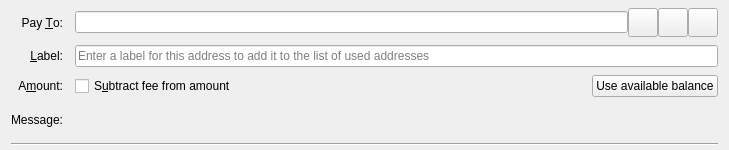
<?xml version="1.0" encoding="UTF-8"?>
<ui version="4.0">
 <class>SendCoinsEntry</class>
 <widget class="QWidget" name="SendCoinsEntry">
  <property name="geometry">
   <rect>
    <x>0</x>
    <y>0</y>
    <width>729</width>
    <height>150</height>
   </rect>
  </property>
  <property name="focusPolicy">
   <enum>Qt::TabFocus</enum>
  </property>
  <property name="autoFillBackground">
   <bool>false</bool>
  </property>
  <layout class="QGridLayout" name="gridLayout">
   <property name="topMargin">
    <number>8</number>
   </property>
   <property name="bottomMargin">
    <number>4</number>
   </property>
   <property name="horizontalSpacing">
    <number>12</number>
   </property>
   <property name="verticalSpacing">
    <number>8</number>
   </property>
   <item row="0" column="0">
    <widget class="QLabel" name="payToLabel">
     <property name="text">
      <string>Pay &amp;To:</string>
     </property>
     <property name="alignment">
      <set>Qt::AlignRight|Qt::AlignTrailing|Qt::AlignVCenter</set>
     </property>
     <property name="buddy">
      <cstring>payTo</cstring>
     </property>
    </widget>
   </item>
   <item row="0" column="1">
    <layout class="QHBoxLayout" name="payToLayout">
     <property name="spacing">
      <number>0</number>
     </property>
     <item>
      <widget class="QValidatedLineEdit" name="payTo">
       <property name="toolTip">
        <string>The bitpulse address to send the payment to</string>
       </property>
      </widget>
     </item>
     <item>
      <widget class="QToolButton" name="addressBookButton">
       <property name="toolTip">
        <string>Choose previously used address</string>
       </property>
       <property name="text">
        <string/>
       </property>
       <property name="icon">
        <iconset resource="../bitpulse.qrc">
         <normaloff>:/icons/address-book</normaloff>:/icons/address-book</iconset>
       </property>
       <property name="iconSize">
        <size>
         <width>22</width>
         <height>22</height>
        </size>
       </property>
       <property name="shortcut">
        <string>Alt+A</string>
       </property>
      </widget>
     </item>
     <item>
      <widget class="QToolButton" name="pasteButton">
       <property name="toolTip">
        <string>Paste address from clipboard</string>
       </property>
       <property name="text">
        <string/>
       </property>
       <property name="icon">
        <iconset resource="../bitpulse.qrc">
         <normaloff>:/icons/editpaste</normaloff>:/icons/editpaste</iconset>
       </property>
       <property name="iconSize">
        <size>
         <width>22</width>
         <height>22</height>
        </size>
       </property>
       <property name="shortcut">
        <string>Alt+P</string>
       </property>
      </widget>
     </item>
     <item>
      <widget class="QToolButton" name="deleteButton">
       <property name="toolTip">
        <string>Remove this entry</string>
       </property>
       <property name="text">
        <string/>
       </property>
       <property name="icon">
        <iconset resource="../bitpulse.qrc">
         <normaloff>:/icons/remove</normaloff>:/icons/remove</iconset>
       </property>
       <property name="iconSize">
        <size>
         <width>22</width>
         <height>22</height>
        </size>
       </property>
      </widget>
     </item>
    </layout>
   </item>
   <item row="1" column="0">
    <widget class="QLabel" name="labellLabel">
     <property name="text">
      <string>&amp;Label:</string>
     </property>
     <property name="alignment">
      <set>Qt::AlignRight|Qt::AlignTrailing|Qt::AlignVCenter</set>
     </property>
     <property name="buddy">
      <cstring>addAsLabel</cstring>
     </property>
    </widget>
   </item>
   <item row="1" column="1">
    <widget class="QLineEdit" name="addAsLabel">
     <property name="toolTip">
      <string>Enter a label for this address to add it to the list of used addresses</string>
     </property>
     <property name="placeholderText">
      <string>Enter a label for this address to add it to the list of used addresses</string>
     </property>
    </widget>
   </item>
   <item row="2" column="0">
    <widget class="QLabel" name="amountLabel">
     <property name="text">
      <string>A&amp;mount:</string>
     </property>
     <property name="alignment">
      <set>Qt::AlignRight|Qt::AlignTrailing|Qt::AlignVCenter</set>
     </property>
     <property name="buddy">
      <cstring>payAmount</cstring>
     </property>
    </widget>
   </item>
   <item row="2" column="1">
    <layout class="QHBoxLayout" name="horizontalLayoutAmount" stretch="0,1,0">
     <item>
      <widget class="bitpulseAmountField" name="payAmount" native="true">
       <property name="toolTip">
        <string>The amount to send in the selected unit</string>
       </property>
      </widget>
     </item>
     <item>
      <widget class="QCheckBox" name="checkboxSubtractFeeFromAmount">
       <property name="toolTip">
        <string>The fee will be deducted from the amount being sent. The recipient will receive less bitpulses than you enter in the amount field. If multiple recipients are selected, the fee is split equally.</string>
       </property>
       <property name="text">
        <string>S&amp;ubtract fee from amount</string>
       </property>
      </widget>
     </item>
     <item>
      <widget class="QPushButton" name="useAvailableBalanceButton">
       <property name="text">
        <string>Use available balance</string>
       </property>
      </widget>
     </item>
    </layout>
   </item>
   <item row="3" column="0">
    <widget class="QLabel" name="messageLabel">
     <property name="text">
      <string>Message:</string>
     </property>
     <property name="alignment">
      <set>Qt::AlignRight|Qt::AlignTrailing|Qt::AlignVCenter</set>
     </property>
    </widget>
   </item>
   <item row="3" column="1">
    <widget class="QLabel" name="messageTextLabel">
     <property name="toolTip">
      <string>A message that was attached to the bitpulse: URI which will be stored with the transaction for your reference. Note: This message will not be sent over the bitpulse network.</string>
     </property>
     <property name="textFormat">
      <enum>Qt::PlainText</enum>
     </property>
    </widget>
   </item>
   <item row="4" column="0" colspan="2">
    <widget class="Line" name="line">
     <property name="orientation">
      <enum>Qt::Horizontal</enum>
     </property>
    </widget>
   </item>
  </layout>
 </widget>
 <customwidgets>
  <customwidget>
   <class>QValidatedLineEdit</class>
   <extends>QLineEdit</extends>
   <header>qt/qvalidatedlineedit.h</header>
  </customwidget>
  <customwidget>
   <class>bitpulseAmountField</class>
   <extends>QWidget</extends>
   <header>qt/bitpulseamountfield.h</header>
   <container>1</container>
  </customwidget>
 </customwidgets>
 <tabstops>
  <tabstop>payTo</tabstop>
  <tabstop>addressBookButton</tabstop>
  <tabstop>pasteButton</tabstop>
  <tabstop>deleteButton</tabstop>
  <tabstop>addAsLabel</tabstop>
  <tabstop>payAmount</tabstop>
 </tabstops>
 <resources>
  <include location="../bitpulse.qrc"/>
 </resources>
 <connections/>
</ui>
